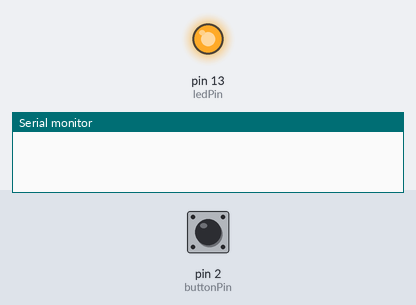
Recording of a sketch running on a simulated Arduino Uno, built with avr-gcc and run on an emulated ATmega328P. Parts: output pins drawn as LEDs (lit = HIGH), the last lines printed to the serial monitor. The inputs (shaded band) are chosen by the test bench; at power-on: pin 2 (buttonPin) LOW.

Above: at 1.2 s.
1.3 s: pin 2 (buttonPin) pulled HIGH for 0.15 s
At 2.0 s:
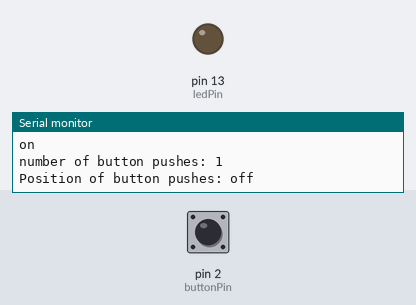
Timing chart, 0 to 4.3 s (numbered marks = the images above; inputs shaded):
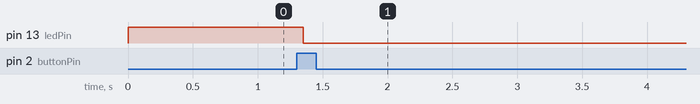

The sketch:

learning_script_part2.ino
```cpp
// constants won't change. Used here to set a pin number:
const int ledPin =  LED_BUILTIN;// the number of the LED pin

// Variables will change:
int ledState = LOW;             // ledState used to set the LED

// Generally, you should use "unsigned long" for variables that hold time
// The value will quickly become too large for an int to store
unsigned long previousMillis = 0;        // will store last time LED was updated

// constants won't change:
const long interval = 100;           // interval at which to blink (milliseconds)

int buttonState = 0;
const int buttonPin = 2;    // the pin that the pushbutton is attached to     // the pin that the LED is attached to

// Variables will change:
int buttonPushCounter = 0;   // counter for the number of button presses       // current state of the button
int lastButtonState = 0;

void push_button() {
  // read the state of the pushbutton value:
  buttonState = digitalRead(buttonPin);

  // check if the pushbutton is pressed. If it is, the buttonState is HIGH:
  if (buttonState == HIGH) {
    // turn LED on:
    digitalWrite(ledPin, HIGH);
  } else {
    // turn LED off:
    digitalWrite(ledPin, LOW);
  }

 }

void number_button_push() {
buttonState = digitalRead(buttonPin);
  // compare the buttonState to its previous state
  if (buttonState != lastButtonState) {
    // if the state has changed, increment the counter
    if (buttonState == HIGH) {
      // if the current state is HIGH then the button went from off to on:
      buttonPushCounter++;
      Serial.println("on");
      Serial.print("number of button pushes: ");
      Serial.println(buttonPushCounter);
    } else {
      // if the current state is LOW then the button went from on to off:
      Serial.print("Position of button pushes: " + buttonState);
      Serial.println("off");
    }
    // Delay a little bit to avoid bouncing
    delay(50);
  }
  // save the current state as the last state, for next time through the loop
  lastButtonState = buttonState;


  // turns on the LED every four button pushes by checking the modulo of the
  // button push counter. the modulo function gives you the remainder of the
  // division of two numbers:
  if (buttonPushCounter % 4 == 0) {
    digitalWrite(ledPin, HIGH);
  } else {
    digitalWrite(ledPin, LOW);
  }

}

void Blink_without_delay() {
unsigned long currentMillis = millis();

  if (currentMillis - previousMillis >= interval) {
    // save the last time you blinked the LED
    previousMillis = currentMillis;

    // if the LED is off turn it on and vice-versa:
    if (ledState == LOW) {
      ledState = HIGH;
    } else {
      ledState = LOW;
    }

    // set the LED with the ledState of the variable:
    digitalWrite(ledPin, ledState);
  }
}

void setup() {
    // initialize the button pin as a input:
  pinMode(buttonPin, INPUT);
  // initialize the LED as an output:
  pinMode(ledPin, OUTPUT);
  // initialize serial communication:
  Serial.begin(9600);
}

void loop() {

 //Blink_without_delay();
 //push_button();
 number_button_push();
}
```

Measured:
- after the input at 1.3 s, pin 13 (ledPin): HIGH → LOW after 0.05 s
